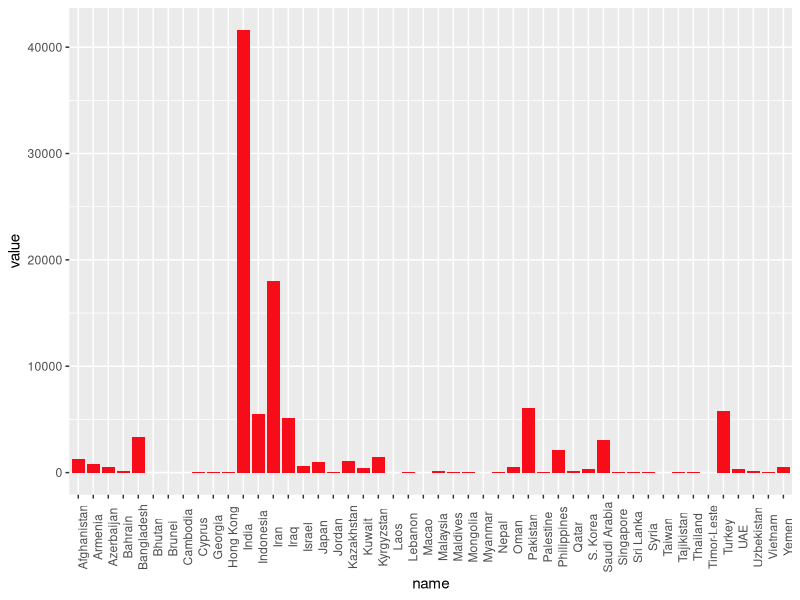
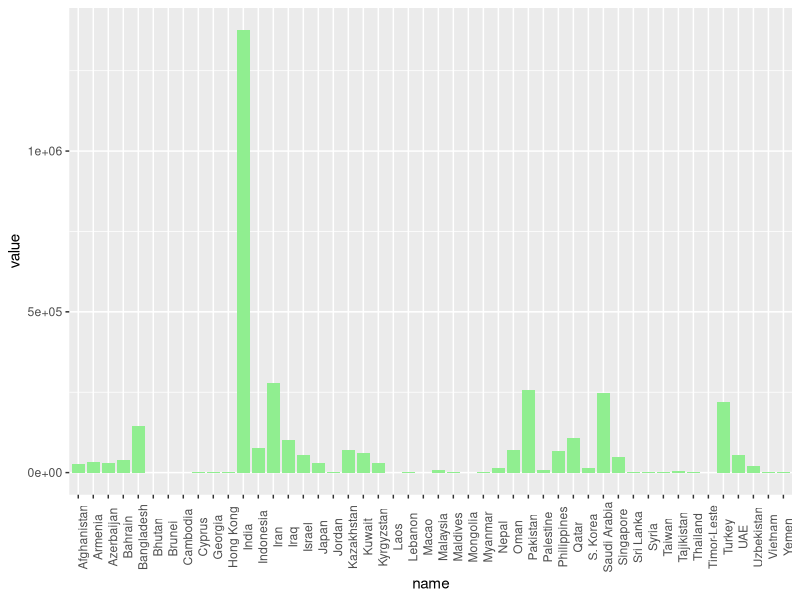
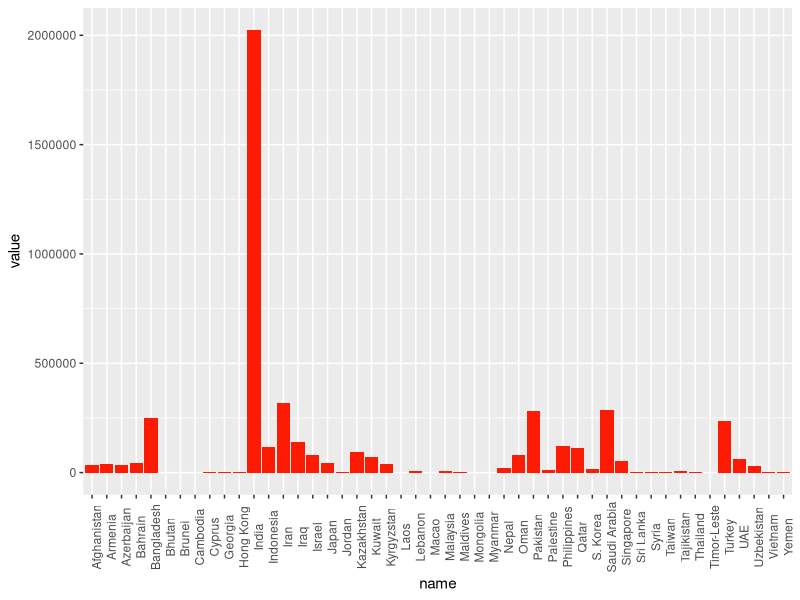
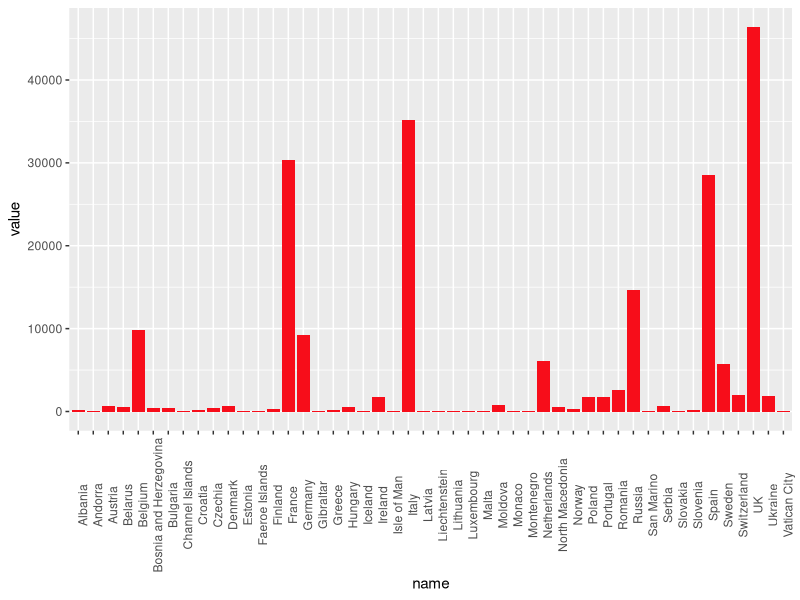
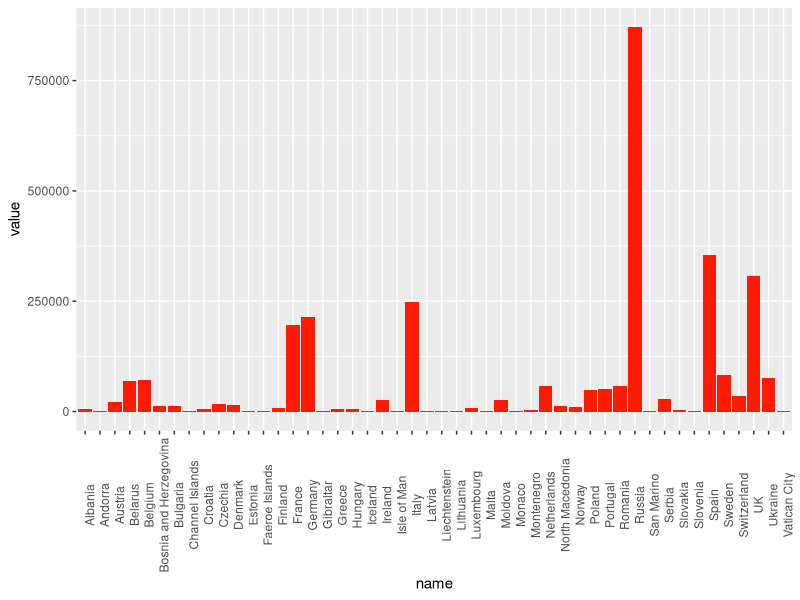
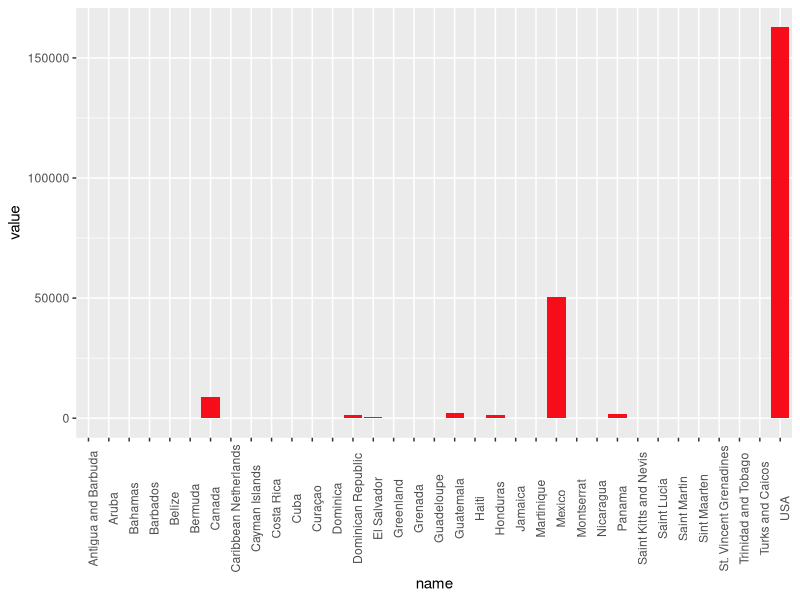
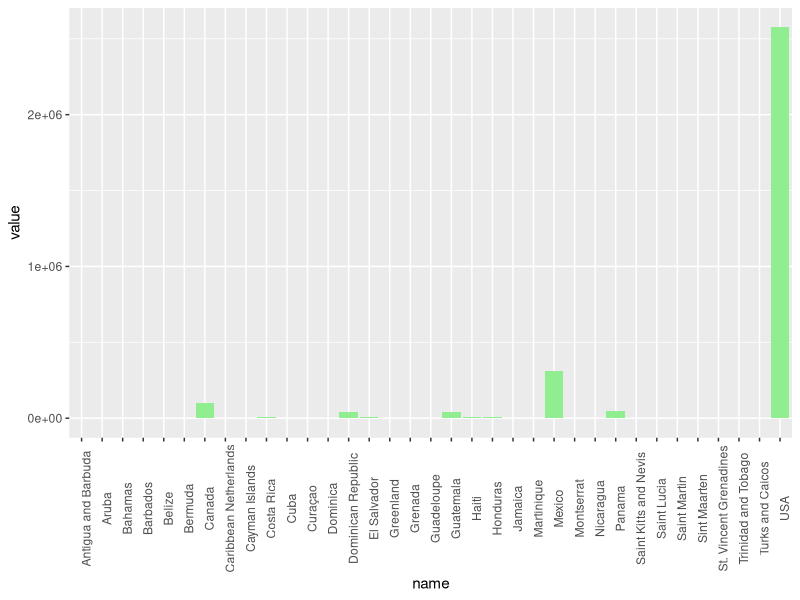
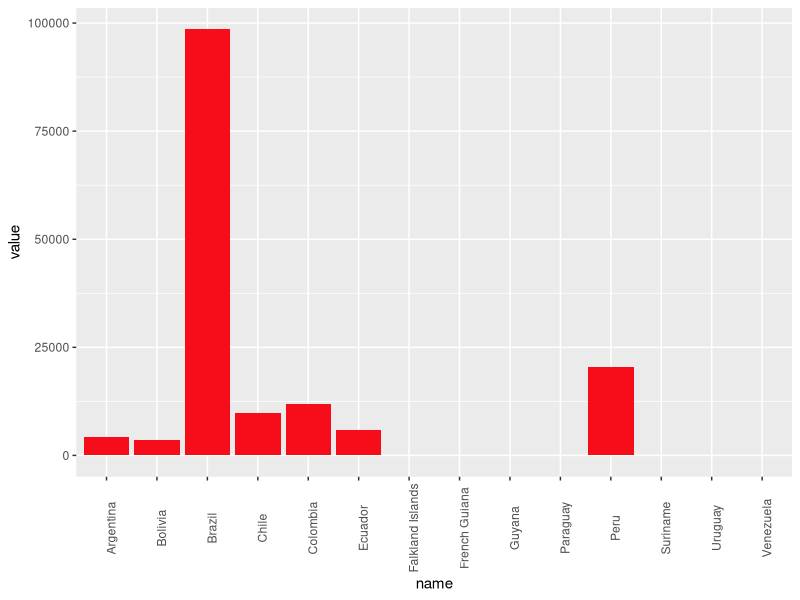

Write the R code that produced these figures, in order.
Asia_TotalDeaths <- function(){
  library(ggplot2)
  
  Main_data = read.csv("worldometer_data.csv", header = TRUE, sep = ",")
  
  Filter_Asia_TotalDeaths <- Main_data[Main_data$Continent == "Asia", -3]
  
  gg <- data.frame(name=Filter_Asia_TotalDeaths$Country.Region,
                   value=Filter_Asia_TotalDeaths$TotalDeaths)
  
  g <-ggplot(gg, aes(x = name , y = value)) 
  g + geom_bar(stat = "identity", fill="#F70D1A") + theme(axis.text.x.bottom  = element_text(angle = 90))
  
}
Asia_TotalDeaths()

###########################################################################

Asia_TotalRecovered <- function(){
  library(ggplot2)
  
  Main_data = read.csv("worldometer_data.csv", header = TRUE, sep = ",")
  
  Filter_Asia_TotalRecovered <- Main_data[Main_data$Continent == "Asia", -3]
  
  gg <- data.frame(name=Filter_Asia_TotalRecovered$Country.Region,
                   value=Filter_Asia_TotalRecovered$TotalRecovered)
  
  g <-ggplot(gg, aes(x = name , y = value)) 
  g + geom_bar(stat = "identity", fill="#90EE90") + theme(axis.text.x.bottom  = element_text(angle = 90))
  
}
Asia_TotalRecovered()
###########################################################################

Asia_TotalCases <- function(){
  library(ggplot2)
  
  Main_data = read.csv("worldometer_data.csv", header = TRUE, sep = ",")
  
  Filter_Asia_TotalCases<- Main_data[Main_data$Continent == "Asia", -3]
  
  gg <- data.frame(name=Filter_Asia_TotalCases$Country.Region,
                   value=Filter_Asia_TotalCases$TotalCases)
  
  g <-ggplot(gg, aes(x = name , y = value)) 
  g + geom_bar(stat = "identity", fill="#FD1C03") + theme(axis.text.x.bottom  = element_text(angle = 90))
  
}
Asia_TotalCases()

###########################################################################

Europe_TotalDeaths <- function(){
  library(ggplot2)
  
  Main_data = read.csv("worldometer_data.csv", header = TRUE, sep = ",")
  
  Filter_Europe_TotalDeaths <- Main_data[Main_data$Continent == "Europe", -3]
  
  gg <- data.frame(name=Filter_Europe_TotalDeaths$Country.Region,
                   value=Filter_Europe_TotalDeaths$TotalDeaths)
  
  g <-ggplot(gg, aes(x = name , y = value)) 
  g + geom_bar(stat = "identity", fill="#F70D1A") + theme(axis.text.x.bottom  = element_text(angle = 90))
  
}
Europe_TotalDeaths()
###########################################################################

Europe_TotalRecovered <- function(){
  library(ggplot2)
  
  Main_data = read.csv("worldometer_data.csv", header = TRUE, sep = ",")
  
  Filter_Europe_TotalRecovered <- Main_data[Main_data$Continent == "Europe", -3]
  
  gg <- data.frame(name=Filter_Europe_TotalRecovered$Country.Region,
                   value=Filter_Europe_TotalRecovered$TotalRecovered)
  
  g <-ggplot(gg, aes(x = name , y = value)) 
  g + geom_bar(stat = "identity", fill="#90EE90") + theme(axis.text.x.bottom  = element_text(angle = 90))
  
}

###########################################################################

Europe_TotalCases <- function(){
  library(ggplot2)
  
  Main_data = read.csv("worldometer_data.csv", header = TRUE, sep = ",")
  
  Filter_Europe_TotalCases <- Main_data[Main_data$Continent == "Europe", -3]
  
  gg <- data.frame(name=Filter_Europe_TotalCases$Country.Region,
                   value=Filter_Europe_TotalCases$TotalCases)
  
  g <-ggplot(gg, aes(x = name , y = value)) 
  g + geom_bar(stat = "identity", fill="#FD1C03") + theme(axis.text.x.bottom  = element_text(angle = 90))
  
}
Europe_TotalCases()
###########################################################################

NAmerica_TotalDeaths <- function(){
  library(ggplot2)
  
  Main_data = read.csv("worldometer_data.csv", header = TRUE, sep = ",")
  
  Filter_NAmerica_TotalDeaths <- Main_data[Main_data$Continent == "North America", -3]
  
  gg <- data.frame(name=Filter_NAmerica_TotalDeaths$Country.Region,
                   value=Filter_NAmerica_TotalDeaths$TotalDeaths)
  
  g <-ggplot(gg, aes(x = name , y = value)) 
  g + geom_bar(stat = "identity", fill="#F70D1A") + theme(axis.text.x.bottom  = element_text(angle = 90))
  
}
NAmerica_TotalDeaths()
###########################################################################

NAmerica_TotalRecovered <- function(){
  library(ggplot2)
  
  Main_data = read.csv("worldometer_data.csv", header = TRUE, sep = ",")
  
  Filter_NAmerica_TotalRecovered <- Main_data[Main_data$Continent == "North America", -3]
  
  gg <- data.frame(name=Filter_NAmerica_TotalRecovered$Country.Region,
                   value=Filter_NAmerica_TotalRecovered$TotalRecovered)
  
  g <-ggplot(gg, aes(x = name , y = value)) 
  g + geom_bar(stat = "identity", fill="#90EE90") + theme(axis.text.x.bottom  = element_text(angle = 90))
  
}
NAmerica_TotalRecovered()
###########################################################################

NAmerica_TotalCases <- function(){
  library(ggplot2)
  
  Main_data = read.csv("worldometer_data.csv", header = TRUE, sep = ",")
  
  Filter_NAmerica_TotalCases <- Main_data[Main_data$Continent == "North America", -3]
  
  gg <- data.frame(name=Filter_NAmerica_TotalCases$Country.Region,
                   value=Filter_NAmerica_TotalCases$TotalCases)
  
  g <-ggplot(gg, aes(x = name , y = value)) 
  g + geom_bar(stat = "identity", fill="#FD1C03") + theme(axis.text.x.bottom  = element_text(angle = 90))
  
}
###########################################################################

SAmerica_TotalDeaths <- function(){
  library(ggplot2)
  
  Main_data = read.csv("worldometer_data.csv", header = TRUE, sep = ",")
  
  Filter_SAmerica_TotalDeaths <- Main_data[Main_data$Continent == "South America", -3]
  
  gg <- data.frame(name=Filter_SAmerica_TotalDeaths$Country.Region,
                   value=Filter_SAmerica_TotalDeaths$TotalDeaths)
  
  g <-ggplot(gg, aes(x = name , y = value)) 
  g + geom_bar(stat = "identity", fill="#F70D1A") + theme(axis.text.x.bottom  = element_text(angle = 90))
  
}
SAmerica_TotalDeaths()
###########################################################################

SAmerica_TotalRecovered <- function(){
  library(ggplot2)
  
  Main_data = read.csv("worldometer_data.csv", header = TRUE, sep = ",")
  
  Filter_SAmerica_TotalRecovered <- Main_data[Main_data$Continent == "South America", -3]
  
  gg <- data.frame(name=Filter_SAmerica_TotalRecovered$Country.Region,
                   value=Filter_SAmerica_TotalRecovered$TotalRecovered)
  
  g <-ggplot(gg, aes(x = name , y = value)) 
  g + geom_bar(stat = "identity", fill="#90EE90") + theme(axis.text.x.bottom  = element_text(angle = 90))
  
}
SAmerica_TotalRecovered()
###########################################################################

SAmerica_TotalCases <- function(){
  library(ggplot2)
  
  Main_data = read.csv("worldometer_data.csv", header = TRUE, sep = ",")
  
  Filter_SAmerica_TotalCases <- Main_data[Main_data$Continent == "South America", -3]
  
  gg <- data.frame(name=Filter_SAmerica_TotalCases$Country.Region,
                   value=Filter_SAmerica_TotalCases$TotalCases)
  
  g <-ggplot(gg, aes(x = name , y = value)) 
  g + geom_bar(stat = "identity", fill="#FD1C03") + theme(axis.text.x.bottom  = element_text(angle = 90))
  
}
###########################################################################
Africa_TotalDeaths <- function(){
  library(ggplot2)
  
  Main_data = read.csv("worldometer_data.csv", header = TRUE, sep = ",")
  
  Filter_Africa_TotalDeaths <- Main_data[Main_data$Continent == "Africa", -3]
  
  gg <- data.frame(name=Filter_Africa_TotalDeaths$Country.Region,
                   value=Filter_Africa_TotalDeaths$TotalDeaths)
  
  g <-ggplot(gg, aes(x = name , y = value)) 
  g + geom_bar(stat = "identity", fill="#F70D1A") + theme(axis.text.x.bottom  = element_text(angle = 90))
  
}
Africa_TotalDeaths()
###########################################################################

Africa_TotalRecovered <- function(){
  library(ggplot2)
  
  Main_data = read.csv("worldometer_data.csv", header = TRUE, sep = ",")
  
  Filter_Africa_TotalRecovered <- Main_data[Main_data$Continent == "Africa", -3]
  
  gg <- data.frame(name=Filter_Africa_TotalRecovered$Country.Region,
                   value=Filter_Africa_TotalRecovered$TotalRecovered)
  
  g <-ggplot(gg, aes(x = name , y = value)) 
  g + geom_bar(stat = "identity", fill="#90EE90") + theme(axis.text.x.bottom  = element_text(angle = 90))
  
}
Africa_TotalRecovered()
###########################################################################

Africa_TotalCases <- function(){
  library(ggplot2)
  
  Main_data = read.csv("worldometer_data.csv", header = TRUE, sep = ",")
  
  Filter_Africa_TotalCases <- Main_data[Main_data$Continent == "Africa", -3]
  
  gg <- data.frame(name=Filter_Africa_TotalCases$Country.Region,
                   value=Filter_Africa_TotalCases$TotalCases)
  
  g <-ggplot(gg, aes(x = name , y = value)) 
  g + geom_bar(stat = "identity", fill="#FD1C03") + theme(axis.text.x.bottom  = element_text(angle = 90))
  
}
###########################################################################

Austraila_TotalDeaths <- function(){
  library(ggplot2)
  
  Main_data = read.csv("worldometer_data.csv", header = TRUE, sep = ",")
  
  Filter_Austraila_TotalDeaths <- Main_data[Main_data$Continent == "Australia/Oceania", -3]
  
  gg <- data.frame(name=Filter_Austraila_TotalDeaths$Country.Region,
                   value=Filter_Austraila_TotalDeaths$TotalDeaths)
  
  g <-ggplot(gg, aes(x = name , y = value)) 
  g + geom_bar(stat = "identity", fill="#F70D1A") + theme(axis.text.x.bottom  = element_text(angle = 90))
  
}
Austraila_TotalDeaths()
###########################################################################

Austraila_TotalRecovered <- function(){
  library(ggplot2)
  
  Main_data = read.csv("worldometer_data.csv", header = TRUE, sep = ",")
  
  Filter_Austraila_TotalRecovered <- Main_data[Main_data$Continent == "Australia/Oceania", -3]
  
  gg <- data.frame(name=Filter_Austraila_TotalRecovered$Country.Region,
                   value=Filter_Austraila_TotalRecovered$TotalRecovered)
  
  g <-ggplot(gg, aes(x = name , y = value)) 
  g + geom_bar(stat = "identity", fill="#90EE90") + theme(axis.text.x.bottom  = element_text(angle = 90))
  
}
Austraila_TotalRecovered()
###########################################################################

Austraila_TotalCases <- function(){
  library(ggplot2)
  
  Main_data = read.csv("worldometer_data.csv", header = TRUE, sep = ",")
  
  Filter_Austraila_TotalCases <- Main_data[Main_data$Continent == "Australia/Oceania", -3]
  
  gg <- data.frame(name=Filter_Austraila_TotalCases$Country.Region,
                   value=Filter_Austraila_TotalCases$TotalCases)
  
  g <-ggplot(gg, aes(x = name , y = value)) 
  g + geom_bar(stat = "identity", fill="#FD1C03") + theme(axis.text.x.bottom  = element_text(angle = 90))
  
}
###########################################################################